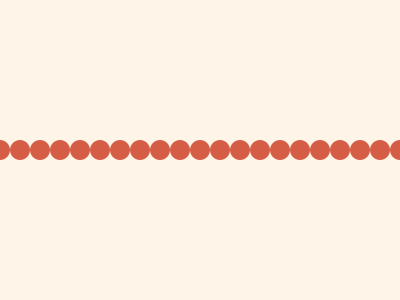
Frame 1 (no input)
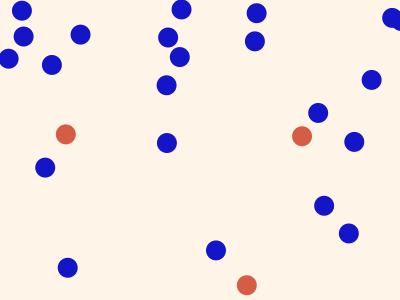
Frame 60 (the mouse pressed at the canvas centre just before this capture)
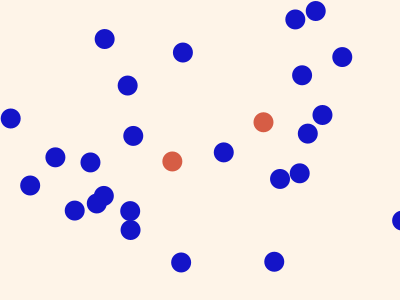
Frame 120 (the mouse held since frame 60 and released just before this capture)

The Processing sketch that drew these frames (run headless with seeded random() and noise(); from frame 60 on, the mouse is pressed at the canvas centre):

// Processing sketch: balls
// ── balls.pde
class Ball
{
  PVector position;    // Position of the ball.
  PVector velocity;    // Amount it moves on each redraw.
  float radius;        // Radius of ball.
  color colour;        // Colour of ball.
 
  // -- This 'constructor' method is called when we instantiate a new ball and initialises its state.
  Ball()
  {
    position = new PVector(0,height/2);
    velocity = new PVector(random(-3,3),random(-3,3));
    radius = 1;
    colour   = color(214, 93, 69);
  }
 
  // -- These are methods associated with any instance of a Ball object.
  // -- draw() draws the ball at its current position.
  void draw()
  {
    noStroke();
    fill(colour);
    circle(position.x, position.y, radius * 2);
  }
 
  // -- Moves the ball according to its current velocity and checks for boundary bounces.
  void move()
  {
    position.x = position.x + velocity.x;
    position.y = position.y + velocity.y;
 
    if (position.x-radius < 0 && velocity.x < 0)
    {
      // Escaping to the left, start moving right.
      velocity.x = -1*velocity.x;
    }
    else if (position.x+radius > width && velocity.x > 0)
    {
      // Escaping to the right, start moving left.
      velocity.x = -1*velocity.x;
    }
 
    if (position.y-radius < 0 && velocity.y < 0)
    {
      // Escaping upwards, start moving down.
      velocity.y = -1*velocity.y;
    }
    else if (position.y+radius > height && velocity.y > 0)
    {
      // Escaping downwards, start moving up.
      velocity.y = -1*velocity.y;
    }
  }
}

// ── main.pde
Ball[] balls;

void setup() {
  size (400, 300);
  balls = new Ball[30];
  for (int i = 0; i< balls.length; i++) {
    balls[i] = new Ball();
    balls[i].position.x = i*20;
    balls[i].radius = 10;
  }
}

void draw() {
  background(254, 244, 232);
  for (Ball ball : balls) {
    ball.draw();
    ball.move();
    for (Ball otherBall : balls) {
      if (dist(ball.position.x, ball.position.y, otherBall.position.x, otherBall.position.y) < ball.radius+otherBall.radius && dist(ball.position.x, ball.position.y, otherBall.position.x, otherBall.position.y) != 0) {
        ball.colour = color(20,20,200);
      }
    }
  }
}
